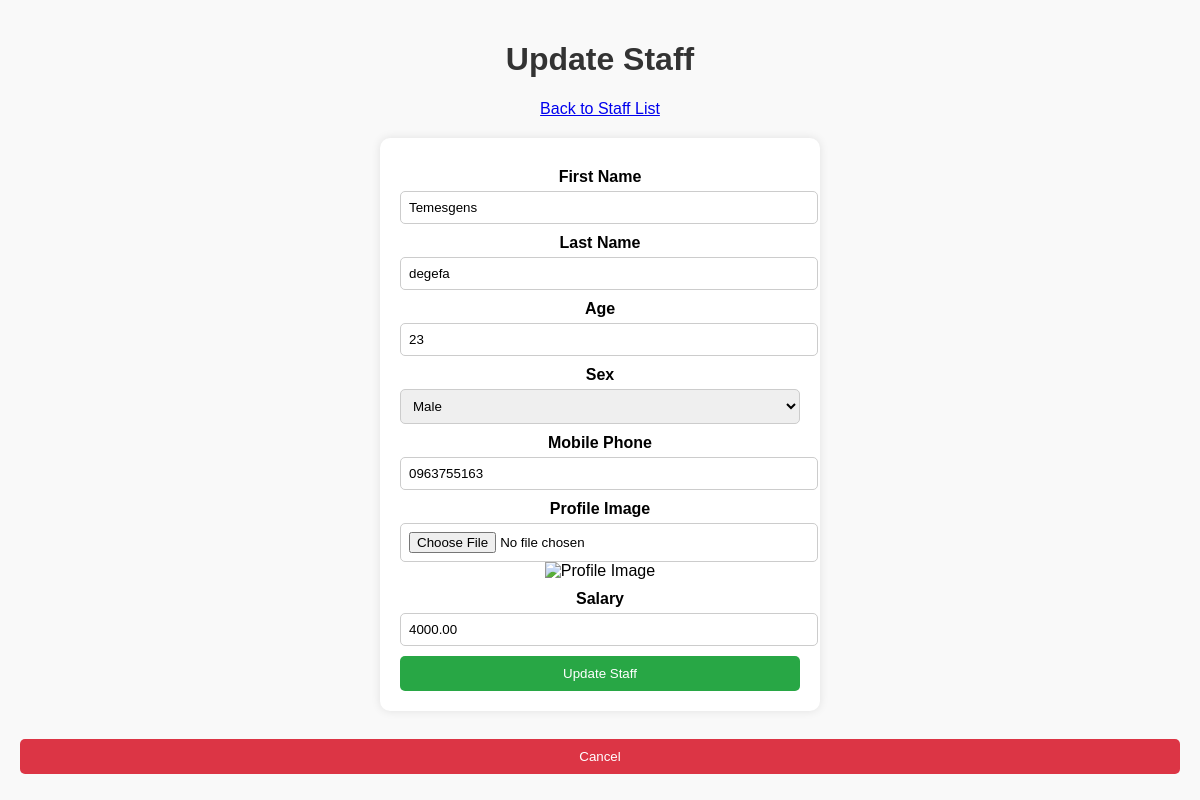
/admin/update_staff.php?StaffID=2, run on the app's committed database.
### tables this page shows
CREATE TABLE `staff` (
  `StaffID` int(11) NOT NULL,
  `UserID` int(11) NOT NULL,
  `Salary` decimal(10,2) NOT NULL
);

CREATE TABLE `user` (
  `UserID` int(11) NOT NULL,
  `Fname` varchar(100) NOT NULL,
  `Lname` varchar(100) NOT NULL,
  `Email` varchar(100) NOT NULL,
  `Phone` varchar(15) NOT NULL,
  `Username` varchar(50) NOT NULL,
  `Password` varchar(255) NOT NULL,
  `Sex` enum('Male','Female','Other') NOT NULL,
  `Age` int(3) NOT NULL CHECK (`Age` > 0),
  `RegistrationDate` datetime NOT NULL DEFAULT current_timestamp(),
  `Role` enum('Admin','Customer','Staff') NOT NULL,
  `profilephoto` varchar(255) DEFAULT NULL
);

### admin/update_staff.php (the view, shortened to what this page needs)
<?php
include '../config/db.php';
if (isset($_GET['StaffID'])) {
    $staffID = intval($_GET['StaffID']);
    $sql = "SELECT s.StaffID, u.Fname, u.Lname, u.Age, u.Sex, u.Phone AS MobilePhone, u.profilephoto, s.Salary
            FROM staff s
            JOIN user u ON s.UserID = u.UserID
            WHERE s.StaffID = ?";
    $stmt = $conn->prepare($sql);
    $stmt->bind_param('i', $staffID);
    $stmt->execute();
    $result = $stmt->get_result();
    if ($result->num_rows > 0) {
        $staff = $result->fetch_assoc();
    } else {
        echo "<script>alert('Staff not found!'); window.location.href='staff_list.php';</script>";
        exit;
    }
} else {
    echo "<script>alert('Invalid request!'); window.location.href='staff_list.php';</script>";
    exit;
}
?>
<!DOCTYPE html>
<html lang="en">
<head>
</head>
<body>
    <header>
        <h1>Update Staff</h1>
        <a href="staff_list.php">Back to Staff List</a>
    </header>
    <main>
        <form action="update_staff.php?StaffID=<?php echo $staffID; ?>" method="post" enctype="multipart/form-data">
            <label for="Fname">First Name</label>
            <input type="text" name="Fname" value="<?php echo htmlspecialchars($staff['Fname']); ?>" required>
            <label for="Lname">Last Name</label>
            <input type="text" name="Lname" value="<?php echo htmlspecialchars($staff['Lname']); ?>" required>
            <label for="Age">Age</label>
            <input type="number" name="Age" value="<?php echo $staff['Age']; ?>" required>
            <label for="Sex">Sex</label>
            <select name="Sex">
                <option value="Male" <?php echo ($staff['Sex'] == 'Male') ? 'selected' : ''; ?>>Male</option>
            </select>
            <label for="MobilePhone">Mobile Phone</label>
            <input type="text" name="MobilePhone" value="<?php echo htmlspecialchars($staff['MobilePhone']); ?>" required>
            <label for="profilephoto">Profile Image</label>
            <input type="file" name="profilephoto" accept="image/*">
            <img src="../uploads/staff/<?php echo htmlspecialchars($staff['profilephoto']); ?>" alt="Profile Image" class="img-thumbnail" width="100">
            <label for="Salary">Salary</label>
            <input type="number" name="Salary" step="0.01" value="<?php echo htmlspecialchars($staff['Salary']); ?>" required>
            <button type="submit">Update Staff</button>
        </form>
        <br>
        <a href="staff_list.php"><button class="cancel-btn">Cancel</button></a>
    </main>
</body>
</html>

### admin/update_staff.php (style rules this page uses)
body { font-family: Arial, sans-serif; background-color: #f9f9f9; margin: 0; padding: 20px; text-align: center; }
header { margin-bottom: 20px; }
h1 { color: #333; }
form { background: white; padding: 20px; border-radius: 10px; max-width: 400px; margin: 0 auto; box-shadow: 0 0 10px rgba(0, 0, 0, 0.1); }
label { display: block; margin-top: 10px; font-weight: bold; }
input, select { width: 100%; padding: 8px; margin-top: 5px; border: 1px solid #ccc; border-radius: 5px; }
button { background: #28a745; color: white; padding: 10px; border: none; border-radius: 5px; cursor: pointer; margin-top: 10px; width: 100%; }
.cancel-btn { background: #dc3545; }

### data on the page
staff: Fname "Temesgens", Lname "degefa", Age "23", MobilePhone "0963755163", Salary "4000.00"
user: Sex "Male"
